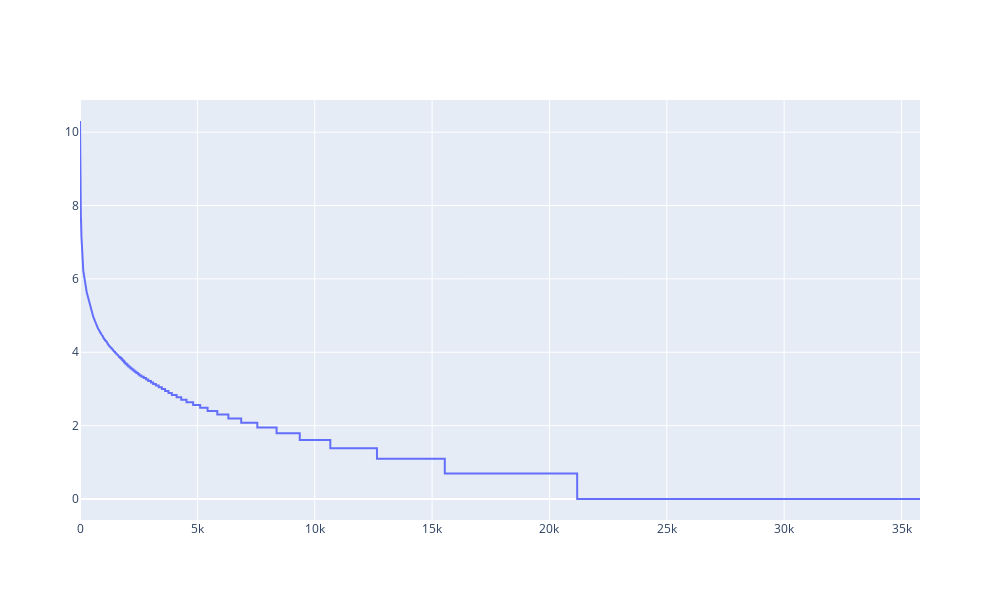

Notebook code cell kept with this figure:
### Markdown cell above
### >>> **Exercise 15 (take home):** 
You can copy the code from the previous exercise and change the 'term_frequencies' variable for the 'term_frequencies_log', comment about the differences that you observe and talk about other possible insights that we can get from a log distribution.

### Code cell
import numpy as np
import plotly.graph_objects as go
import math
term_frequencies = np.asarray(X_counts.sum(axis=0))[0]
sorted_indices = np.argsort(term_frequencies)[::-1]
sorted_frequencies = term_frequencies[sorted_indices]
sorted_terms = count_vect.get_feature_names_out()[sorted_indices]
term_frequencies_log = [math.log(i) for i in sorted_frequencies]
fig = go.Figure([go.Scatter(x=list(range(len(sorted_frequencies))), y=term_frequencies_log, mode='lines')])
fig.update_layout(
    
    template='plotly',   
    width=1000,           
    height=600
)

fig.show()
#The gradual flattening of the steps reflects the gradual decrease in term frequency, consistent with the long-tail distribution phenomenon.
#The stepped distribution indicates that the frequencies are concentrated within certain fixed ranges, suggesting that many terms have relatively similar occurrences.

### Figure 1 — Plotly figure (JSON) as saved in the notebook; plotly's stock layout.template omitted (floating-point values rounded to 4 significant figures; data arrays with more than 128 entries replaced by an {"elided": "..."} marker saying what was removed)
{"data": [{"mode": "lines", "type": "scatter", "x": {"elided": "35788 int values"}, "y": {"elided": "35788 float values"}}], "layout": {"height": 600, "width": 1000}}
